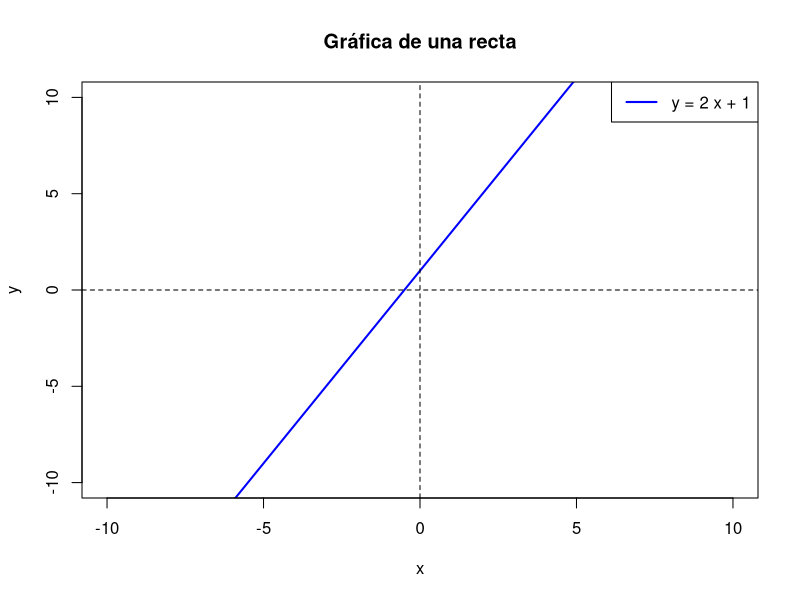

This chart was generated by the following R code:
# Definir los parámetros de la recta
m <- 2  # Pendiente
b <- 1  # Intersección en y

# Crear un rango de valores para x
x <- seq(-10, 10, length.out = 100)  # Valores de -10 a 10

# Calcular los valores de y usando la ecuación de la recta
y <- m * x + b

# Crear la gráfica
plot(x, y, type = "l", col = "blue", lwd = 2, 
     main = "Gráfica de una recta", 
     xlab = "x", ylab = "y", 
     xlim = c(-10, 10), ylim = c(-10, 10))

# Añadir líneas en los ejes
abline(h = 0, col = "black", lty = 2)  # Línea horizontal en y=0
abline(v = 0, col = "black", lty = 2)  # Línea vertical en x=0

# Añadir una leyenda
legend("topright", legend = paste("y =", m, "x +", b), col = "blue", lwd = 2)
